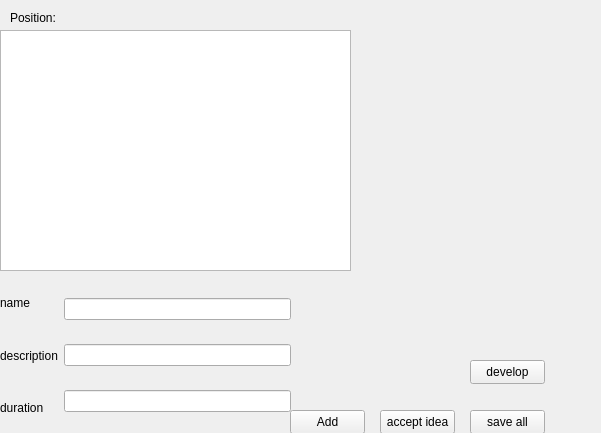
<?xml version="1.0" encoding="UTF-8"?>
<ui version="4.0">
 <class>ResearcherWindow</class>
 <widget class="QWidget" name="ResearcherWindow">
  <property name="geometry">
   <rect>
    <x>0</x>
    <y>0</y>
    <width>601</width>
    <height>433</height>
   </rect>
  </property>
  <property name="windowTitle">
   <string>ResearcherWindow</string>
  </property>
  <widget class="QListWidget" name="ideas">
   <property name="geometry">
    <rect>
     <x>0</x>
     <y>30</y>
     <width>351</width>
     <height>241</height>
    </rect>
   </property>
  </widget>
  <widget class="QLabel" name="position">
   <property name="geometry">
    <rect>
     <x>10</x>
     <y>10</y>
     <width>121</width>
     <height>16</height>
    </rect>
   </property>
   <property name="text">
    <string>Position:</string>
   </property>
  </widget>
  <widget class="QPushButton" name="add">
   <property name="geometry">
    <rect>
     <x>290</x>
     <y>410</y>
     <width>75</width>
     <height>24</height>
    </rect>
   </property>
   <property name="text">
    <string>Add</string>
   </property>
  </widget>
  <widget class="QWidget" name="horizontalLayoutWidget">
   <property name="geometry">
    <rect>
     <x>0</x>
     <y>280</y>
     <width>291</width>
     <height>151</height>
    </rect>
   </property>
   <layout class="QHBoxLayout" name="horizontalLayout">
    <item>
     <layout class="QVBoxLayout" name="verticalLayout_2">
      <item>
       <widget class="QLabel" name="label_2">
        <property name="text">
         <string>name</string>
        </property>
       </widget>
      </item>
      <item>
       <widget class="QLabel" name="label_3">
        <property name="text">
         <string>description</string>
        </property>
       </widget>
      </item>
      <item>
       <widget class="QLabel" name="label">
        <property name="text">
         <string>duration</string>
        </property>
       </widget>
      </item>
     </layout>
    </item>
    <item>
     <layout class="QVBoxLayout" name="verticalLayout">
      <item>
       <widget class="QLineEdit" name="title"/>
      </item>
      <item>
       <widget class="QLineEdit" name="description"/>
      </item>
      <item>
       <widget class="QLineEdit" name="duration"/>
      </item>
     </layout>
    </item>
   </layout>
  </widget>
  <widget class="QPushButton" name="accept">
   <property name="geometry">
    <rect>
     <x>380</x>
     <y>410</y>
     <width>75</width>
     <height>24</height>
    </rect>
   </property>
   <property name="text">
    <string>accept idea</string>
   </property>
  </widget>
  <widget class="QPushButton" name="save">
   <property name="geometry">
    <rect>
     <x>470</x>
     <y>410</y>
     <width>75</width>
     <height>24</height>
    </rect>
   </property>
   <property name="text">
    <string>save all</string>
   </property>
  </widget>
  <widget class="QPushButton" name="develop">
   <property name="geometry">
    <rect>
     <x>470</x>
     <y>360</y>
     <width>75</width>
     <height>24</height>
    </rect>
   </property>
   <property name="text">
    <string>develop</string>
   </property>
  </widget>
 </widget>
 <resources/>
 <connections/>
</ui>
